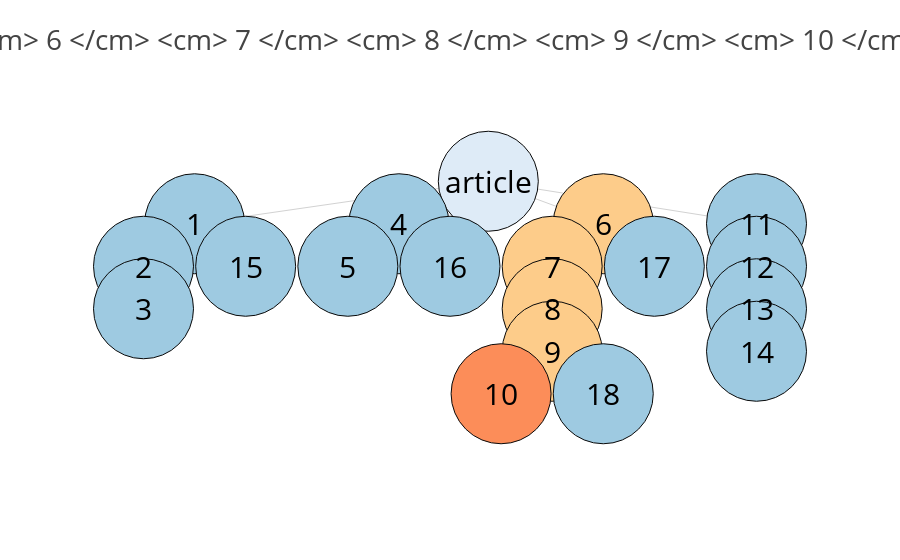

Notebook cell for this chart:
### Code cell
for i in range(10, 11):
    fig = tree_plot(highlight=i, save=True)

### Figure 1 — Plotly figure (JSON) as saved in the notebook; plotly's stock layout.template omitted (floating-point values rounded to 4 significant figures)
{"data": [{"hoverinfo": "none", "line": {"color": "rgb(210,210,210)", "width": 1}, "mode": "lines", "type": "scatter", "x": [0, -2.875, null, -2.875, -3.375, null, -3.375, -3.375, null, 0, -0.875, null, -0.875, -1.375, null, 0, 1.125, null, 1.125, 0.625, null, 0.625, 0.625, null, 0.625, 0.625, null, 0.625, 0.125, null, 0, 2.625, null, 2.625, 2.625, null, 2.625, 2.625, null, 2.625, 2.625, null, -2.875, -2.375, null, -0.875, -0.375, null, 1.125, 1.625, null, 0.625, 1.125, null], "y": [10, 9, null, 9, 8, null, 8, 7, null, 10, 9, null, 9, 8, null, 10, 9, null, 9, 8, null, 8, 7, null, 7, 6, null, 6, 5, null, 10, 9, null, 9, 8, null, 8, 7, null, 7, 6, null, 9, 8, null, 9, 8, null, 9, 8, null, 6, 5, null]}, {"hoverinfo": "text", "marker": {"color": ["#deebf7", "#9ecae1", "#9ecae1", "#9ecae1", "#9ecae1", "#9ecae1", "#fdcc8a", "#fdcc8a", "#fdcc8a", "#fdcc8a", "#fc8d59", "#9ecae1", "#9ecae1", "#9ecae1", "#9ecae1", "#9ecae1", "#9ecae1", "#9ecae1", "#9ecae1"], "line": {"color": "rgb(10,10,10)", "width": 1}, "size": 100, "symbol": "dot"}, "mode": "markers", "name": "", "opacity": 1, "text": ["article", "1", "2", "3", "4", "5", "6", "7", "8", "9", "10", "11", "12", "13", "14", "15", "16", "17", "18"], "type": "scatter", "x": [0, -2.875, -3.375, -3.375, -0.875, -1.375, 1.125, 0.625, 0.625, 0.625, 0.125, 2.625, 2.625, 2.625, 2.625, -2.375, -0.375, 1.625, 1.125], "y": [10, 9, 8, 7, 9, 8, 9, 8, 7, 6, 5, 9, 8, 7, 6, 8, 8, 8, 5]}], "layout": {"annotations": [{"font": {"color": "rgb(0,0,0)", "size": 30}, "showarrow": false, "text": "article", "x": 0, "xref": "x1", "y": 10, "yref": "y1"}, {"font": {"color": "rgb(0,0,0)", "size": 30}, "showarrow": false, "text": "1", "x": -2.875, "xref": "x1", "y": 9, "yref": "y1"}, {"font": {"color": "rgb(0,0,0)", "size": 30}, "showarrow": false, "text": "2", "x": -3.375, "xref": "x1", "y": 8, "yref": "y1"}, {"font": {"color": "rgb(0,0,0)", "size": 30}, "showarrow": false, "text": "3", "x": -3.375, "xref": "x1", "y": 7, "yref": "y1"}, {"font": {"color": "rgb(0,0,0)", "size": 30}, "showarrow": false, "text": "4", "x": -0.875, "xref": "x1", "y": 9, "yref": "y1"}, {"font": {"color": "rgb(0,0,0)", "size": 30}, "showarrow": false, "text": "5", "x": -1.375, "xref": "x1", "y": 8, "yref": "y1"}, {"font": {"color": "rgb(0,0,0)", "size": 30}, "showarrow": false, "text": "6", "x": 1.125, "xref": "x1", "y": 9, "yref": "y1"}, {"font": {"color": "rgb(0,0,0)", "size": 30}, "showarrow": false, "text": "7", "x": 0.625, "xref": "x1", "y": 8, "yref": "y1"}, {"font": {"color": "rgb(0,0,0)", "size": 30}, "showarrow": false, "text": "8", "x": 0.625, "xref": "x1", "y": 7, "yref": "y1"}, {"font": {"color": "rgb(0,0,0)", "size": 30}, "showarrow": false, "text": "9", "x": 0.625, "xref": "x1", "y": 6, "yref": "y1"}, {"font": {"color": "rgb(0,0,0)", "size": 30}, "showarrow": false, "text": "10", "x": 0.125, "xref": "x1", "y": 5, "yref": "y1"}, {"font": {"color": "rgb(0,0,0)", "size": 30}, "showarrow": false, "text": "11", "x": 2.625, "xref": "x1", "y": 9, "yref": "y1"}, {"font": {"color": "rgb(0,0,0)", "size": 30}, "showarrow": false, "text": "12", "x": 2.625, "xref": "x1", "y": 8, "yref": "y1"}, {"font": {"color": "rgb(0,0,0)", "size": 30}, "showarrow": false, "text": "13", "x": 2.625, "xref": "x1", "y": 7, "yref": "y1"}, {"font": {"color": "rgb(0,0,0)", "size": 30}, "showarrow": false, "text": "14", "x": 2.625, "xref": "x1", "y": 6, "yref": "y1"}, {"font": {"color": "rgb(0,0,0)", "size": 30}, "showarrow": false, "text": "15", "x": -2.375, "xref": "x1", "y": 8, "yref": "y1"}, {"font": {"color": "rgb(0,0,0)", "size": 30}, "showarrow": false, "text": "16", "x": -0.375, "xref": "x1", "y": 8, "yref": "y1"}, {"font": {"color": "rgb(0,0,0)", "size": 30}, "showarrow": false, "text": "17", "x": 1.625, "xref": "x1", "y": 8, "yref": "y1"}, {"font": {"color": "rgb(0,0,0)", "size": 30}, "showarrow": false, "text": "18", "x": 1.125, "xref": "x1", "y": 5, "yref": "y1"}], "font": {"size": 20}, "hovermode": "closest", "margin": {"b": 85, "l": 40, "r": 40, "t": 100}, "showlegend": false, "title": "<th> <cm> 6 </cm> <cm> 7 </cm> <cm> 8 </cm> <cm> 9 </cm> <cm> 10 </cm> </th>", "xaxis": {"showgrid": false, "showline": false, "showticklabels": false, "zeroline": false}, "yaxis": {"showgrid": false, "showline": false, "showticklabels": false, "zeroline": false}}}
